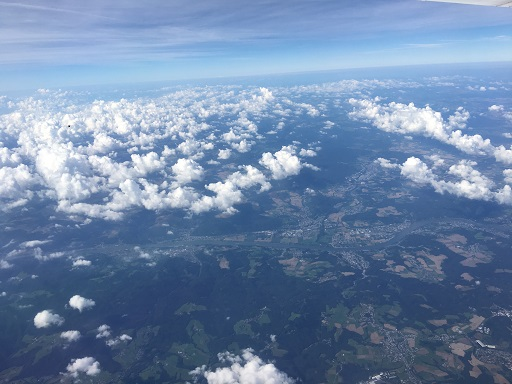
#> input picture pycharm/img/clouds.jpg, 512 x 384 px, given in place of 13L.png, which was not available
$ python test-GoodFeaturesToTrack1.py
#> lines starting #> are read from the running program, lines starting #| are printed output that depends on the picture; after the words box and inside, x2 and y2 are one past the last pixel; in counts of white or black regions, pixels touching at a corner belong together; pictures that were not available may be replaced by others from this repository, and a replacement may not be noted
import numpy as np
import cv2
from matplotlib import pyplot as plt
print(cv2.__version__)
#imgL = cv2.imread('img/13L.png',0)
#imgR = cv2.imread('img/13R.png',0)

# Features finden:
f= "img/karton.jpg"
f= "img/13L.png"
img = cv2.imread(f,0)
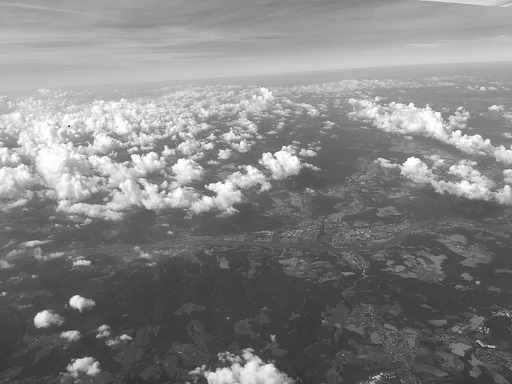
#> img: shape (384, 512); min 0, max 255, mean 130.9
imc = cv2.imread(f)
#> imc is the input picture: shape (384, 512, 3); mean B, G, R 167.8, 134.4, 110.1

corners = cv2.goodFeaturesToTrack(img, 7, 0.05, 25)
#> corners = [[69, 126], [207, 185], [165, 146], [243, 366], [372, 378], [214, 371], [164, 191]]
corners = cv2.goodFeaturesToTrack(img, 50, 0.05, 25)
#> corners = 50 rows, first 8: [69, 126], [207, 185], [165, 146], [243, 366], [372, 378], [214, 371], [164, 191], [402, 164]
corners = np.float32(corners)

for item in corners:
    x, y = item[0]
    cv2.circle(img, (x,y), 5, 255, -1)
    cv2.circle(imc, (x,y), 25, (0,50,255), 15, 1)
#> this loop made 50 passes
#> (x, y) on passes 1 to 12: (69, 126), (207, 185), (165, 146), (243, 366), (372, 378), (214, 371), (164, 191), (402, 164), (132, 155), (238, 143), (274, 155), (494, 347)
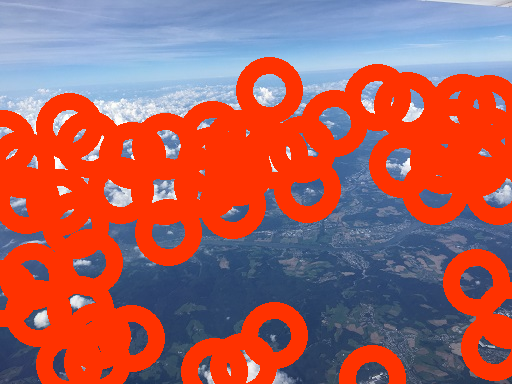
#> imc: shape (384, 512, 3); mean B, G, R 95.2, 96.6, 170
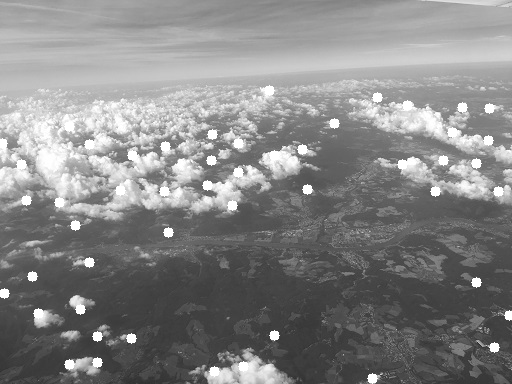
#> img: shape (384, 512); 2.03% of pixels changed, all inside (x1, y1, x2, y2) = (0, 85, 512, 384)

imc= cv2.resize(imc, (1500,800))
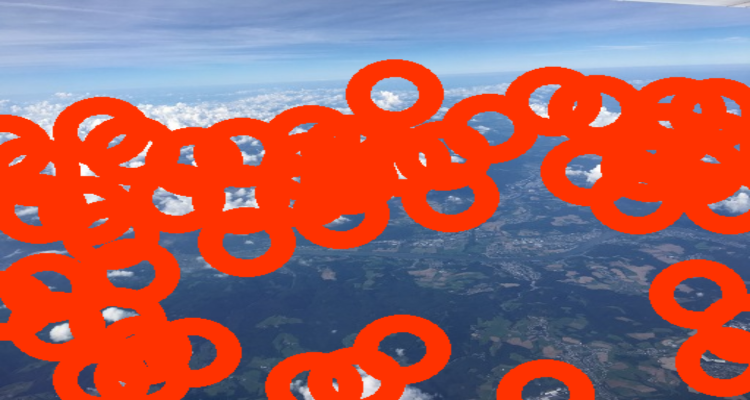
#> imc: shape (800, 1500, 3) (shown at 1/2 size); mean B, G, R 95.1, 96.5, 169.9
cv2.imshow("Top 'k' features", imc)
cv2.waitKey()
cv2.destroyAllWindows()
